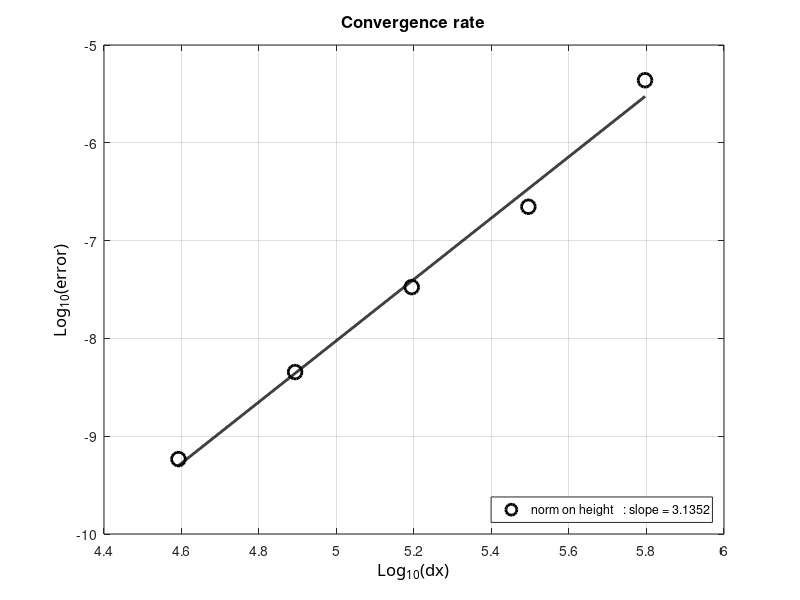

This figure's MATLAB source:
clc; clear all; close all;

radius=6371220;
N=[16 32 64 128 256];
dx=2*pi*radius./(4*N);
%e=[1.0556*10^-3 7.9898*10^-5 5.8219*10^-6 3.9327*10^-7 2.5537*10^-8];
%e=[1.8636*10^-4 1.3545*10^-5 9.7564*10^-7 6.5592*10^-8 4.2563*10^-9];
%e=[5.0425*10^-3 3.9160*10^-4 3.1917*10^-5 2.2341*10^-6 1.4700*10^-7];
%e=[1.8475*10^-5 2.0130*10^-6 2.1919*10^-7 2.4346*10^-8 2.9159*10^-9];

%e=[1.7775*10^-3 1.4246*10^-4 1.0058*10^-5 6.6737*10^-7 4.2949*10^-8];
%e=[3.1368*10^-4 2.3910*10^-5 1.6716*10^-6 1.1088*10^-7 7.1437*10^-9];
%e=[1.1437*10^-2 9.7399*10^-4 6.6478*10^-5 4.2363*10^-6 2.6521*10^-7];
%e=[3.1349*10^-5 3.4020*10^-6 3.9216*10^-7 4.7945*10^-8 3.8473*10^-9]

%e=[3.1553*10^-4 2.6911*10^-5 1.9635*10^-6 1.3267*10^-7 8.6173*10^-9];
%e=[5.0919*10^-5 4.4192*10^-6 3.2504*10^-7 2.2033*10^-8 1.4340*10^-9];
%e=[1.3447*10^-3 1.4283*10^-4 1.1211*10^-5 7.7742*10^-7 5.1040*10^-8];
e=[4.3631*10^-6 2.2195*10^-7 3.3456*10^-8 4.5292*10^-9 5.8348*10^-10];

ldx=log10(dx);
leh=log10(e);



%% plot 1
figure(11); 
%% curve 1
hl1=plot(ldx,leh,'ok');
set(hl1,'LineWidth',2.0);
set(hl1,'MarkerSize',10);
set(hl1,'MarkerEdgeColor','k');

hold on;
[a11,b1]=polyfit(ldx,leh,1);
tt=linspace(min(ldx),max(ldx),1000);
lsq1=a11(2)+a11(1)*tt;

% %% courbes...
hlf1=plot(tt,lsq1,'-k');
set(hlf1,'LineWidth',2.0);

%% legend
legend(hl1,{['norm on height   : slope = ' num2str(a11(1))]},'Location','SouthEast')

ha=gca;
xa=get(gca,'Xlabel');
set(ha,'Xgrid','on');
set(xa,'String','Log_{10}(dx)');
set (xa,'FontName','Calibri');
set(xa,'FontSize',12);

% ylabel
ha=gca;
ya=get(gca,'Ylabel');
set(ha,'Ygrid','on');
set(ya,'String','Log_{10}(error)');
set (ya,'FontName','Calibri');
set(ya,'FontSize',12);

% title
ha=gca;
xt=get(gca,'Title');
title('Convergence rate');
set (xt,'FontSize',12);


